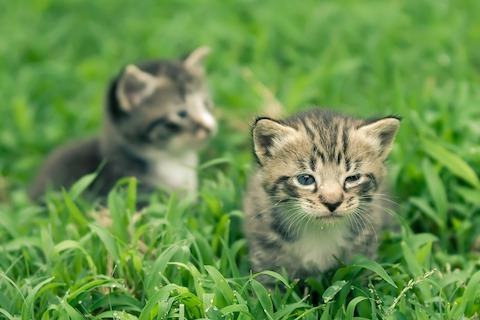
#> input picture data/cat.jpg, 480 x 320 px
$ jupyter execute --allow-errors '0. Basics.ipynb'   (shell and % lines are left out)
#> lines starting #> are read from the running program, lines starting #| are printed output that depends on the picture
# Function and Class in Python

Defining and executing functions

[cell 1]
import numpy as np

# function
def my_func(a, b):
    return a + b

a = 1
b = 2
print(my_func(a, b))

a = np.random.rand(2)
b = np.random.rand(2)
print(my_func(a, b))

Defining and executing classes

[cell 2]
class my_class():
    def __init__(self, a, b):
        self.a = a
        self.b = b

    def add(self):
        return self.a + self.b

    def sub(self, c):
        return self.a - c

cls = my_class(1, 2)
print(cls.add())
print(cls.sub(5))

# Plotting with `matplotlib`

[cell 3]
# plotting
import matplotlib.pyplot as plt

t = np.linspace(0, np.pi, 100)
sint = np.sin(t)
cost = np.cos(t)

plt.figure()
plt.plot(t, sint)
plt.plot(t, cost)
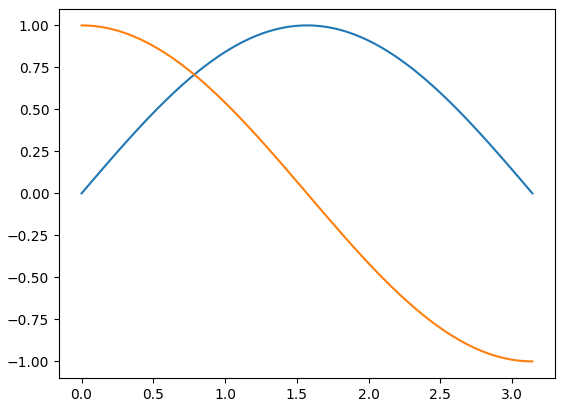
#> figure drawn by matplotlib, 1 panel; curve peaks at x = 1.55, y = 1; curve peaks at x = 0, y = 1

You can tile multiple images with `plt.subplot`.

[cell 4]
# subplotting
plt.figure()
plt.subplot(1, 2, 1)
plt.plot(t, sint)
plt.subplot(1, 2, 2)
plt.plot(t, cost)
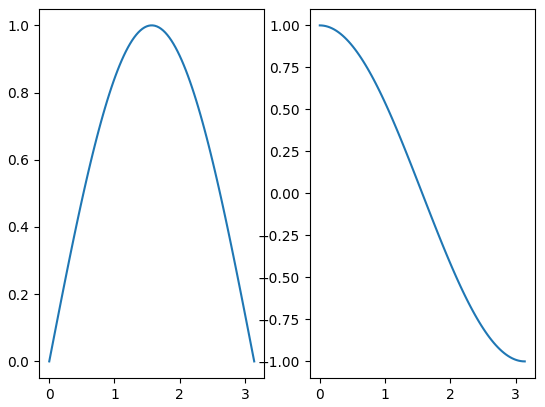
#> figure drawn by matplotlib, 2 panels; panel 1: curve peaks at x = 1.55, y = 1; panel 2: curve peaks at x = 0, y = 1

You can draw scatter plots with `plt.scatter`.

[cell 5]
# scatter plotting
plt.figure()
plt.scatter(sint, cost)
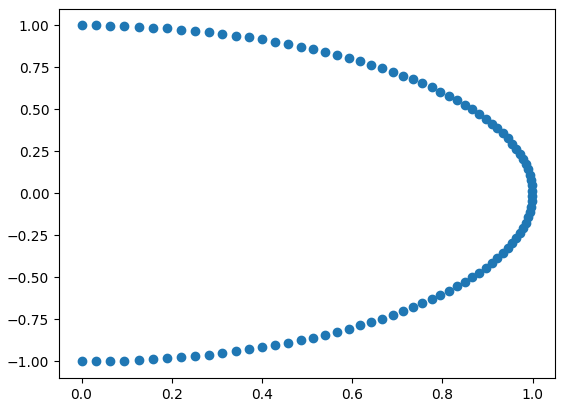
#> figure drawn by matplotlib, 1 panel

# Loading and Showing Images and Videos

Let's load images and videos using `scikit-image (skimage)` and `scikit-video (skvideo)`. You can show loaded images with `plt.imshow`.

[cell 6]
# loading image
from skimage.io import imread
img = imread('data/cat.jpg')
#> img is the input picture: shape (320, 480, 3); mean R, G, B 103.4, 144.8, 74.9
plt.imshow(img)
